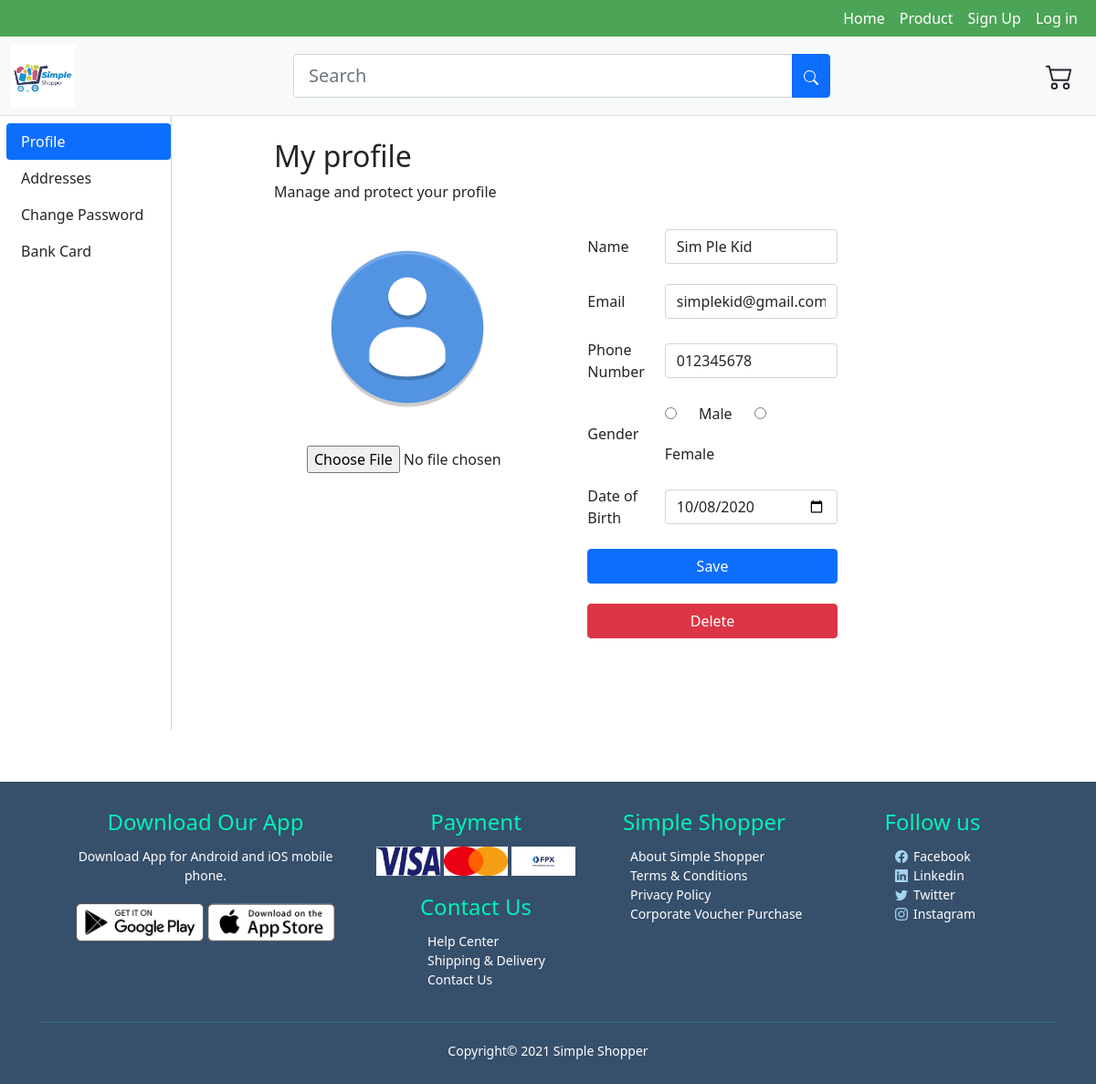
Page /php/profile.php (signed in) on the committed database.
### tables this page shows
CREATE TABLE `user` (
  `user_id` int(11) NOT NULL,
  `password` varchar(100) NOT NULL,
  `name` varchar(100) NOT NULL,
  `email` varchar(50) NOT NULL,
  `phone` varchar(30) NOT NULL,
  `gender` varchar(10) NOT NULL,
  `dob` date NOT NULL,
  `profile` varchar(10000) NOT NULL,
  `status` varchar(5) NOT NULL
);

### db/conn.php (called while the page is built, shortened)
<?php
    $host='127.0.0.1';
    $db='simple_shopper';
    $user='root';
    $password='';
    $charset='utf8mb4';
    $dsn= "mysql:host=$host;dbname=$db;charset=$charset";
    try{
        $pdo=new PDO($dsn,$user,$password);
        $pdo->setAttribute(PDO::ATTR_ERRMODE,PDO::ERRMODE_EXCEPTION);
    }catch(PDOException $e){
        throw new PDOException($e->getMessage());
    }
    require_once 'user.php';
    $user=new User($pdo);
?>

### db/user.php (called while the page is built, shortened)
<?php
class User{
    private $db;
    function __construct($conn){
        $this->db=$conn;
    }
    public function getUser($id){
        try{
            $sql="SELECT *FROM `user` where user_id=:id";
            $stmt=$this->db->prepare($sql);
            $stmt->bindparam(':id',$id);
            $stmt->execute();
            $result=$stmt->fetch(PDO::FETCH_ASSOC);
            return $result;
        }
        catch(PDOException $e){
            echo $e->getMessage();
            return false;
        }
    }
}
?>

### php/profile.php (the view, shortened to what this page needs)
<?php
    require_once '../db/conn.php';
    $result=$user->getUser($_SESSION['user_id']);
?>
<!DOCTYPE html>
<html lang="en">
<head>
    <link href="https://cdn.jsdelivr.net/npm/bootstrap@5.0.0-beta3/dist/css/bootstrap.min.css" rel="stylesheet">
    <link rel="stylesheet" href="../style//footer.css">
    <link rel="stylesheet" href="../style/setting.css">
    <link rel="stylesheet" href="../style/profile.css">
    <link rel="stylesheet" href="https://cdn.jsdelivr.net/npm/bootstrap-icons@1.4.0/font/bootstrap-icons.css">
</head>
<body class="bg-white">
    <header class="navbar navbar-expand-lg navbar-dark py-0 " style="background-color: #4ca456;">
        <div class="container-fluid">
            <div class="collapse navbar-collapse" id="navbarNav">
                <ul class="navbar-nav ms-auto">
                    <li class="nav-item">
                        <a class="nav-link" href="../src/index.html" style="color: white;">Home</a>
                    </li>
                    <li class="nav-item">
                        <a class="nav-link" href="../src/search.html" style="color: white;">Product</a>
                    </li>
                    <li class="nav-item user">
                        <a class="nav-link" id='sign-up' href="../src/sign.html" style="color: white;">Sign Up</a>
                    </li>
                    <li class="nav-item">
                        <a class="nav-link" id='sign-in' href="../src/signin.html" style="color: white;">Log in</a>
                    </li>
                </ul>
            </div>
        </div>
    </header>
    <header class="navbar sticky-top navbar-expand-lg navbar-light bg-light border-bottom">
        <div class="container-fluid">
            <div class="col col-auto">
                <a class="navbar-brand" href="../src/index.html"><img src="../assets/Logo/SSLogo2.png" height="70mm"></a>
            </div>
            <div class="col col-6">
                <div class="input-group mx-auto">
                    <input type="search" id="search" class="form-control form-control-lg mx-auto" placeholder="Search"/>
                    <button type="button" id="searchButton" class="btn btn-primary" onclick="searchFunc()">
                    </button>
                </div>
            </div>
            <div class="col col-auto justify-content-end dropdown">
                <button type="button" id="dLabel"  class="btn btn-default" onclick="shoppingListClick()">
                </button>
            </div>
        </div>
    </header>
    <div class="container-fluid main-content">
        <nav class="navbar navbar-light bg-white">
            <ul class="nav nav-pills flex-column mb-auto">
                <li class="nav-item"><a href="profile.php" class="nav-link active">Profile</a></li>
                <li class="nav-item"><a href="address.php" class="nav-link link-dark">Addresses</a></li>
                <li class="nav-item"><a href="password.php" class="nav-link link-dark">Change Password</a></li>
                <li class="nav-item"><a href="bankcard.html" class="nav-link link-dark">Bank Card</a></li>
            </ul>
        </nav>
        <main>
            <div class='container-fluid profile'>
                <h2>My profile</h2>
                <p>Manage and protect your profile</p>
            </div>
            <form enctype="multipart/form-data" action="profile.php" method="post">
                <div class="row">
                    <div class="col-md-4 image">
                        <img class="rounded-circle justify-content-center" id='img_preview' alt="profle_img" src="<?php echo $result['profile'];?>" data-holder-rendered="true">
                        <input type="file" class=".form-control-file" id='img_upload' accept="image/*" onchange="preview()" name='profile'>
                    </div>
                    <div class="col-md-4">
                        <table>
                            <tr>
                                <td><input type='hidden' name='id' value=<?php echo $result['user_id']?>></td>
                            </tr>
                            <tr>
                                <td><label for="name">Name</label></td>
                                <td><input type="text" class="form-control" id="name" name='name' value="<?php echo $result['name']?>" required></td>
                            </tr>
                            <tr>
                                <td><label for="email">Email</label></td>
                                <td><input type="email" class="form-control" id="email" name='email' value="<?php echo $result['email']?>" required></td>
                            </tr>
                            <tr>
                                <td><label for="phone">Phone Number</label></td>
                                <td><input type="text" class="form-control" id="phone" name='phone' value="<?php echo $result['phone']?>" required></td>
                            </tr>
                            <tr>
                                <td><label for="gender">Gender</label></td>
                                <td>
                                    <input type="radio" id="male" name="male" onclick='removeFemale()' <?php if($result['gender']=='Male') echo 'checked'?>/>
                                    <label for="male">Male</label>
                                    <input type="radio" id="female" name="female" onclick='removeMale()' <?php if($result['gender']=='Female') echo 'checked'?>/>
                                    <label for="female">Female</label>
                                </td>
                            </tr>
                            <tr>
                                <td><label for="dob">Date of Birth</label></td>
                                <td><input type="date" class="form-control" name='dob' id="dob" value="<?php echo $result['dob']?>"></td>
                            </tr>
                            <tr>
                                <td colspan="2" align="center">
                                    <input type="submit" value="Save" name='submit' onclick='(e)=>{e.preventDefault()}' class="btn btn-primary">
                                </td>
                            </tr>
                            <tr>
                                <td colspan="2" align="center">
                                    <input type='submit' class="btn btn-danger" id="delete" value='Delete'></input>
                                </td>
                            </tr>
                        </table>
                    </div>
                </div>
            </form>
        </main>
    </div>
    <div class = "footer">
        <div class="container">
            <div class="row justify-content-center">
                <div class="footer-col-1">
                <h4>Download Our App</h4>
                <p>Download App for Android and iOS mobile phone.</p>
                    <div class="app-logo">
                        <img src="../assets/footer/play-store.png">
                        <img src="../assets/footer/app-store.png" >
                    </div>
                </div>
                <div class="footer-col-2">
                    <h4>Payment</h4>
                        <img src="../assets/footer/Visa+Brand+Mark+-+Blue+-+900x291.jpg">
                        <img src="../assets/footer/300px-Mastercard_2019_logo.svg.png" style="background-color: white;">
                        <img src="../assets/footer/FPX-Logo-1.png"  style="background-color: white;">
                        <br>
                        <h4 style="margin-top: 20px;">Contact Us</h4>
                        <ul>
                            <li><a href="#">Help Center</a></li>
                            <li><a href="#">Shipping & Delivery</a></li>
                            <li><a href="#">Contact Us</a></li>
                        </ul>
                </div>
                <div class="footer-col-4">
                    <h4>Simple Shopper</h4>
                    <ul>
                        <li><a href="#">About Simple Shopper</a></li>
                        <li><a href="#">Terms & Conditions</a></li>
                        <li><a href="#">Privacy Policy</a></li>
                        <li><a href="#">Corporate&nbsp;Voucher&nbsp;Purchase</a></li>
                    </ul>
                </div>
                <div class="footer-col-3">
                    <h4>Follow us</h4>
                    <ul>
                        <li><a href="#"><i class="bi bi-facebook" style="margin-right: 6px; color: #A2D5F2; padding-left: 40px;"></i>Facebook</a></li>
                        <li><a href="#"><i class="bi bi-linkedin" style="margin-right: 6px; color: #A2D5F2; padding-left: 40px;"></i>Linkedin</a></li>
                        <li><a href="#"><i class="bi bi-twitter" style="margin-right: 6px; color: #A2D5F2; padding-left: 40px;"></i>Twitter</a></li>
                        <li><a href="#"><i class="bi bi-instagram" style="margin-right: 6px; color: #A2D5F2; padding-left: 40px;"></i>Instagram</a></li>
                    </ul>
                </div>
            </div>
            <hr>
            <p class="copyright">Copyright&copy; 2021 Simple Shopper</p>
        </div>
    </div>
</body>
</html>

### style/footer.css (style rules this page uses)
.footer { background:#364F6B; color:#ffffff ; font-size: 14px; margin-top: 50px; padding: 30px 0 10px; width: 100%; justify-content: center; }
.footer .row { justify-content: center; }
.footer p { color: #ffffff; }
.footer h4 { color: rgb(0, 243, 182); margin-bottom: 12px; }
.footer-col-1, .footer-col-2, .footer-col-3,.footer-col-4 { text-align: center; min-width: 250px; }
.footer-col-1 { align-items: center; flex-basis:30%; }
.footer-col-2 { text-align: center; flex-basis: 20%; justify-content: center; }
.footer-col-2 img { width: 70px; height: 32px; }
.footer-col-3 { flex-basis: 10%; text-align: center; }
.footer-col-4 { flex-basis: 5%; text-align: center; }
.footer ul { list-style-type: none; text-align:justify; justify-content: center; }
.footer-col-2 ul { padding-left: 60px; }
.footer a { color:#ffffff; text-decoration: none; }
.app-logo { margin-top: 20px; }
.app-logo img { width: 140px; }
.footer hr { border: none; background: #3fc1c9; height: 1px; margin: 20px 0; }
.copyright { text-align: center; }

### style/setting.css (style rules this page uses)
* { box-sizing: center; }
.container-fluid { display: inline-block; }
nav { float: left; height: 60vh; margin-left: -5px; }
nav ul { width: 15vw; }
main { float: left; padding-top: 25px; padding-left: 100px; min-height: 500px; width: 80vw; border-left: 1px solid lightgray; }
.btn-primary,.btn-info,.btn-danger { transition-duration: 0.2s; }

### style/profile.css (style rules this page uses)
main label { margin: 10px; }
main input { margin: 10px; }
main { width: 80vw; }
.btn-danger { width: 100%; margin-bottom: 100px; margin-left: 10px; }
main .btn-primary { width: 100%; }
table { width: 60%; }
main img { max-width: 200px; max-height: 2000px; margin: 20px; }
.image { padding-left: 50px; margin-right: 50px; }

### rows in the picture
user: profile (placeholder picture), name "Sim Ple Kid", email "simplekid@gmail.com", phone "012345678", gender "☐ Male", gender "☐ Female", dob "10/08/2020"
